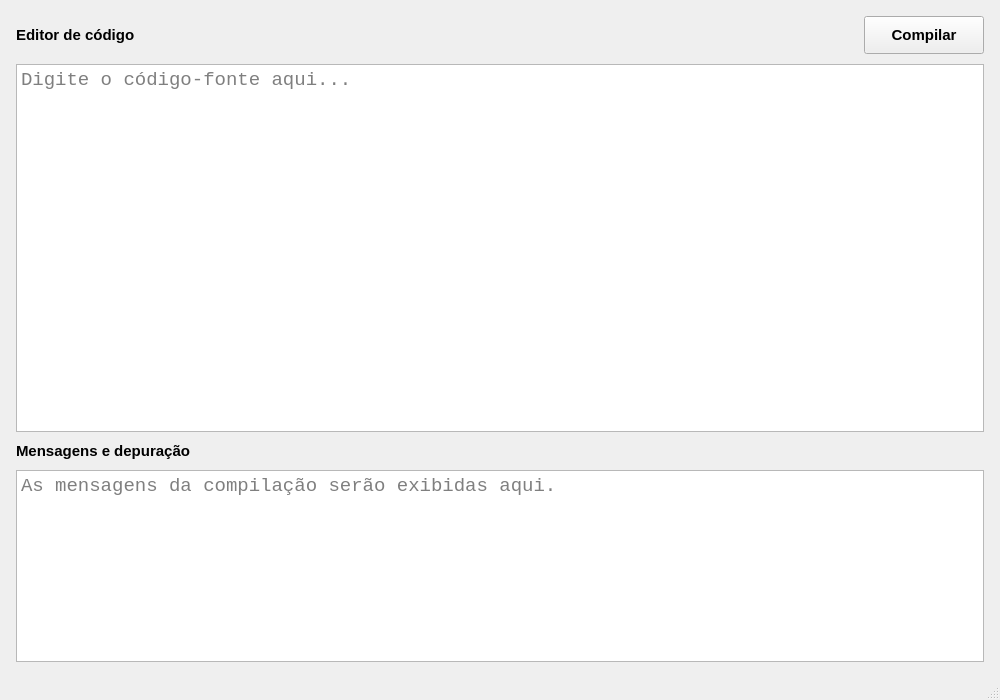
<?xml version="1.0" encoding="UTF-8"?>
<ui version="4.0">
 <class>MainWindow</class>

 <widget class="QMainWindow" name="MainWindow">

  <property name="geometry">
   <rect>
    <x>0</x>
    <y>0</y>
    <width>1000</width>
    <height>700</height>
   </rect>
  </property>

  <property name="minimumSize">
   <size>
    <width>800</width>
    <height>550</height>
   </size>
  </property>

  <property name="windowTitle">
   <string>Compilador</string>
  </property>

  <widget class="QWidget" name="centralwidget">

   <layout class="QVBoxLayout" name="mainLayout">

    <property name="leftMargin">
     <number>16</number>
    </property>

    <property name="topMargin">
     <number>16</number>
    </property>

    <property name="rightMargin">
     <number>16</number>
    </property>

    <property name="bottomMargin">
     <number>16</number>
    </property>

    <property name="spacing">
     <number>10</number>
    </property>

    <!-- Cabeçalho -->
    <item>
     <layout class="QHBoxLayout" name="headerLayout">

      <item>
       <widget class="QLabel" name="editorLabel">
        <property name="font">
         <font>
          <pointsize>11</pointsize>
          <bold>true</bold>
         </font>
        </property>

        <property name="text">
         <string>Editor de código</string>
        </property>
       </widget>
      </item>

      <item>
       <spacer name="headerSpacer">
        <property name="orientation">
         <enum>Qt::Horizontal</enum>
        </property>

        <property name="sizeHint" stdset="0">
         <size>
          <width>40</width>
          <height>20</height>
         </size>
        </property>
       </spacer>
      </item>

      <item>
       <widget class="QPushButton" name="compileButton">

        <property name="minimumSize">
         <size>
          <width>120</width>
          <height>38</height>
         </size>
        </property>

        <property name="font">
         <font>
          <pointsize>11</pointsize>
          <bold>true</bold>
         </font>
        </property>

        <property name="text">
         <string>Compilar</string>
        </property>

       </widget>
      </item>

     </layout>
    </item>

    <!-- Editor -->
    <item>
     <widget class="QPlainTextEdit" name="sourceEditor">

      <property name="sizePolicy">
       <sizepolicy hsizetype="Expanding" vsizetype="Expanding">
        <horstretch>0</horstretch>
        <verstretch>1</verstretch>
       </sizepolicy>
      </property>

      <property name="font">
       <font>
        <family>Consolas</family>
        <pointsize>14</pointsize>
       </font>
      </property>

      <property name="placeholderText">
       <string>Digite o código-fonte aqui...</string>
      </property>

      <property name="lineWrapMode">
       <enum>QPlainTextEdit::NoWrap</enum>
      </property>

     </widget>
    </item>

    <!-- Título da área de mensagens -->
    <item>
     <widget class="QLabel" name="messagesLabel">

      <property name="font">
       <font>
        <pointsize>11</pointsize>
        <bold>true</bold>
       </font>
      </property>

      <property name="text">
       <string>Mensagens e depuração</string>
      </property>

     </widget>
    </item>

    <!-- Área de mensagens -->
    <item>
     <widget class="QPlainTextEdit" name="messagesArea">

      <property name="minimumSize">
       <size>
        <width>0</width>
        <height>140</height>
       </size>
      </property>

      <property name="maximumSize">
       <size>
        <width>16777215</width>
        <height>200</height>
       </size>
      </property>

      <property name="font">
       <font>
        <family>Consolas</family>
        <pointsize>14</pointsize>
       </font>
      </property>

      <property name="placeholderText">
       <string>As mensagens da compilação serão exibidas aqui.</string>
      </property>

      <property name="undoRedoEnabled">
       <bool>false</bool>
      </property>

      <property name="readOnly">
       <bool>true</bool>
      </property>

      <property name="lineWrapMode">
       <enum>QPlainTextEdit::NoWrap</enum>
      </property>

     </widget>
    </item>

   </layout>

  </widget>

  <widget class="QStatusBar" name="statusbar"/>

 </widget>

 <resources/>
 <connections/>

</ui>
